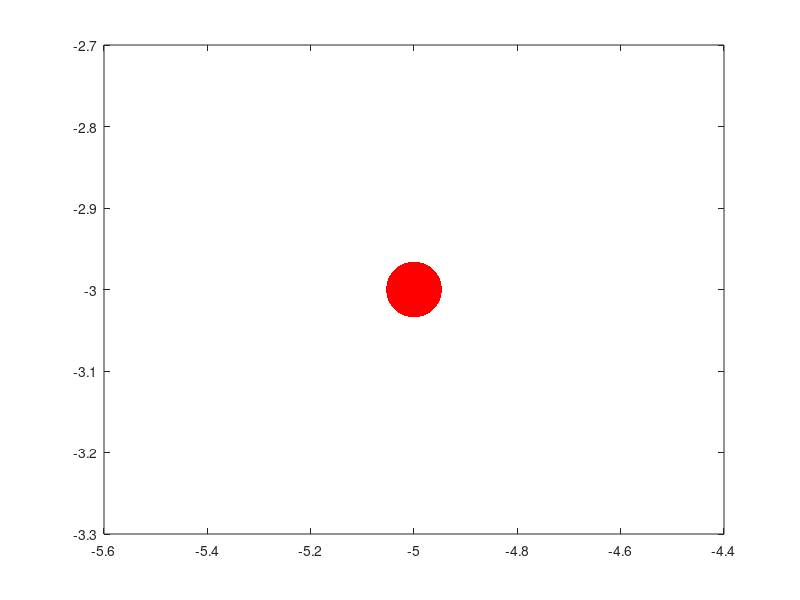

MATLAB code for this plot: (Note: this script raises an error after producing the figure.)
clear all;
close all;
scrn_size = get(0, 'ScreenSize');

% Create data
pas=1/30;
distance=5;
p=0.01;
t = -distance:pas:distance;   % Time data
x = t;
% Position data
% Draw initial figure
fig=figure('Position', [0,0,scrn_size(3),scrn_size(4)]);
whitebg(fig, 'black')
set(gcf,'Renderer','OpenGL');
h = plot(x(1),-3,'o','MarkerSize',40,'MarkerFaceColor','r','MarkerEdgeColor','none');
set(h,'EraseMode','normal');
hold on;
g = plot(x(1),3,'o','MarkerSize',40,'MarkerFaceColor',[0.1 0.1 0.1],'MarkerEdgeColor','none');
set(g,'EraseMode','normal');
xlim([-5,5]);
ylim([-10,10]);
% Animation Loop
i=1;
s=0;
vitesse=0;
while i<=length(x)
    tic
    pos(1,i)=x(i);
    set(h,'XData',x(i))
    set(g,'XData',x(i))
    drawnow;
    i = i+1;
    pause(p)   
    s=s+toc 
    pos(2,i)=s;
end
s
(distance*2)/pas
vitesse= ((distance*2)/pas)/s

